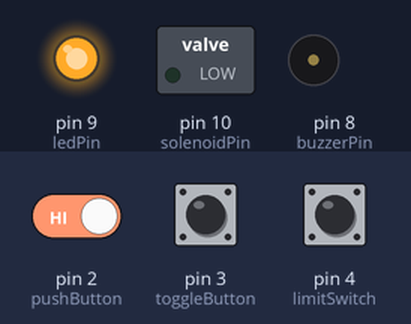
Bench run of a sketch on a simulated Arduino Uno, built with avr-gcc and run on an emulated ATmega328P. Shown: switched loads named in the sketch (green lamp = pin HIGH), output pins drawn as LEDs (lit = HIGH), buzzer (waves = sounding). Dashed ring = blinking. The inputs (shaded band) are chosen by the test bench; at power-on: pin 3 (toggleButton) HIGH, pin 2 (pushButton) HIGH, pin 4 (limitSwitch) HIGH.

Above: at 1.2 s.
1.3 s: pin 3 (toggleButton) pulled LOW for 0.15 s
At 1.37 s:
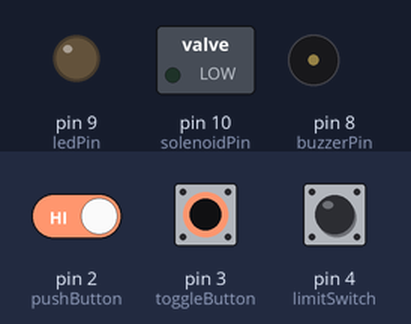
2.9 s: pin 3 (toggleButton) pulled LOW for 3.2 s
At 7.3 s:
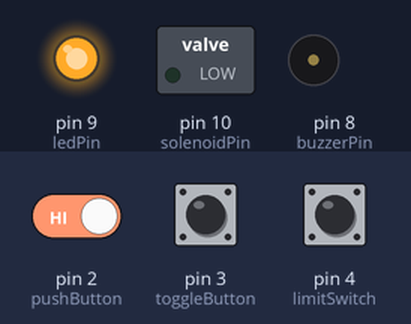
7.6 s: pin 2 (pushButton) driven LOW and pin 3 (toggleButton) driven LOW
At 7.75 s:
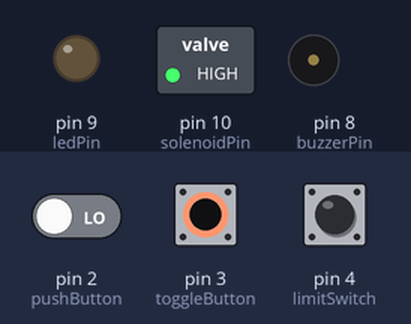
10.6 s: pin 3 (toggleButton) driven HIGH
At 10.95 s:
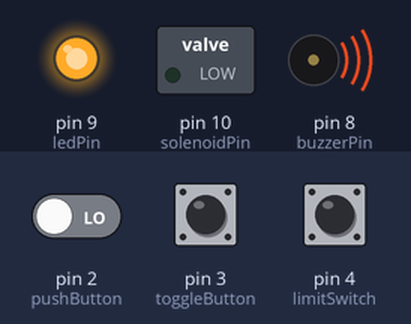
Timing chart, 0 to 13.6 s (numbered marks = the images above; inputs shaded):
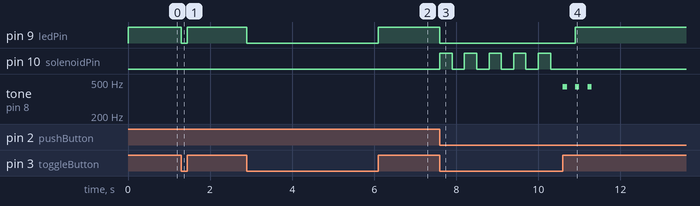

Measured:
- after the input at 1.3 s, pin 9 (ledPin): HIGH → LOW at once, → HIGH 0.15 s later
- after the input at 2.9 s, pin 9 (ledPin): HIGH → LOW at once, → HIGH 3.2 s later
- after the input at 7.6 s, pin 9 (ledPin): HIGH → LOW at once; pin 10 (solenoidPin): alternates HIGH for 0.30 s and LOW for 0.30 s, starting at once
- after the input at 10.6 s, pin 9 (ledPin): LOW → HIGH after 0.30 s; pin 10 (solenoidPin): stops changing and stays LOW; tone on pin 8 (buzzerPin): alternates 440 Hz for 0.10 s and silent for 0.20 s, 6 changes in all, then stays silent, starting at once

The sketch:

Cutting_Machine.ino
```cpp
#include "pitches.h"

int pushButton = 2;
int toggleButton = 3;
int limitSwitch = 4;
int buzzerPin = 8;
int ledPin = 9;
int solenoidPin = 10;
int toggleState = 0;
int pushState = 0;
int limitState = 0;
int note = NOTE_A4;

void setup() {
  // put your setup code here, to run once:
  pinMode(pushButton, INPUT);
  pinMode(toggleButton, INPUT);
  pinMode(limitSwitch, INPUT);
  pinMode(buzzerPin, OUTPUT);
  pinMode(ledPin, OUTPUT);
  pinMode(solenoidPin, OUTPUT);
}

void loop() {
  // put your main code here, to run repeatedly:
  toggleState = digitalRead(toggleButton);
  pushState = digitalRead(pushButton);
  limitState = digitalRead(limitSwitch);

  if (toggleState == LOW){ //when toggle switch is closed
    digitalWrite(ledPin, LOW); //turn on the LED

    do{
      if(pushState == LOW && toggleState == LOW && limitState == HIGH){  //both switches are closed
        for(int i = 0; i < 10; i++){
          toggleState = digitalRead(toggleButton);  //update the voltage value of toggle switch
          limitState = digitalRead(limitSwitch);    //update the voltage value of limit switch
          if(limitState != HIGH || toggleState != LOW){  //if one of the switches is open
            if (limitState != HIGH) {  //if limit switch is open
              for(int j = 0; j < 3; j++){
                tone(buzzerPin, note, 100);
                delay(300);
                noTone(buzzerPin);
              }
              break;
            }
            else{  //if toggle switch is open
              for(int j = 0; j < 3; j++){
                tone(buzzerPin, note, 100);
                delay(300);
                noTone(buzzerPin);
                digitalWrite(ledPin, HIGH);
              }
              break;
            }
          }

          else{  //in normal operation
            digitalWrite(solenoidPin, HIGH);
            delay(300);
            digitalWrite(solenoidPin, LOW);
            delay(300);
          }
        }
      }
     }
     while(toggleState == 3);
  }
  else {
    digitalWrite(ledPin, HIGH); //turn off the LED
  }
}
```

pitches.h
```cpp
/*************************************************
 * Public Constants
 *************************************************/

#define NOTE_B0  31
#define NOTE_C1  33
#define NOTE_CS1 35
#define NOTE_D1  37
#define NOTE_DS1 39
#define NOTE_E1  41
#define NOTE_F1  44
#define NOTE_FS1 46
#define NOTE_G1  49
#define NOTE_GS1 52
#define NOTE_A1  55
#define NOTE_AS1 58
#define NOTE_B1  62
#define NOTE_C2  65
#define NOTE_CS2 69
#define NOTE_D2  73
#define NOTE_DS2 78
#define NOTE_E2  82
#define NOTE_F2  87
#define NOTE_FS2 93
#define NOTE_G2  98
#define NOTE_GS2 104
#define NOTE_A2  110
#define NOTE_AS2 117
#define NOTE_B2  123
#define NOTE_C3  131
#define NOTE_CS3 139
#define NOTE_D3  147
#define NOTE_DS3 156
#define NOTE_E3  165
#define NOTE_F3  175
#define NOTE_FS3 185
#define NOTE_G3  196
#define NOTE_GS3 208
#define NOTE_A3  220
#define NOTE_AS3 233
#define NOTE_B3  247
#define NOTE_C4  262
#define NOTE_CS4 277
#define NOTE_D4  294
#define NOTE_DS4 311
#define NOTE_E4  330
#define NOTE_F4  349
#define NOTE_FS4 370
#define NOTE_G4  392
#define NOTE_GS4 415
#define NOTE_A4  440
#define NOTE_AS4 466
#define NOTE_B4  494
#define NOTE_C5  523
#define NOTE_CS5 554
#define NOTE_D5  587
#define NOTE_DS5 622
#define NOTE_E5  659
#define NOTE_F5  698
#define NOTE_FS5 740
#define NOTE_G5  784
#define NOTE_GS5 831
#define NOTE_A5  880
#define NOTE_AS5 932
#define NOTE_B5  988
#define NOTE_C6  1047
#define NOTE_CS6 1109
#define NOTE_D6  1175
#define NOTE_DS6 1245
#define NOTE_E6  1319
#define NOTE_F6  1397
#define NOTE_FS6 1480
#define NOTE_G6  1568
#define NOTE_GS6 1661
#define NOTE_A6  1760
#define NOTE_AS6 1865
#define NOTE_B6  1976
#define NOTE_C7  2093
#define NOTE_CS7 2217
#define NOTE_D7  2349
#define NOTE_DS7 2489
#define NOTE_E7  2637
#define NOTE_F7  2794
#define NOTE_FS7 2960
#define NOTE_G7  3136
#define NOTE_GS7 3322
#define NOTE_A7  3520
#define NOTE_AS7 3729
#define NOTE_B7  3951
#define NOTE_C8  4186
#define NOTE_CS8 4435
#define NOTE_D8  4699
#define NOTE_DS8 4978
```
